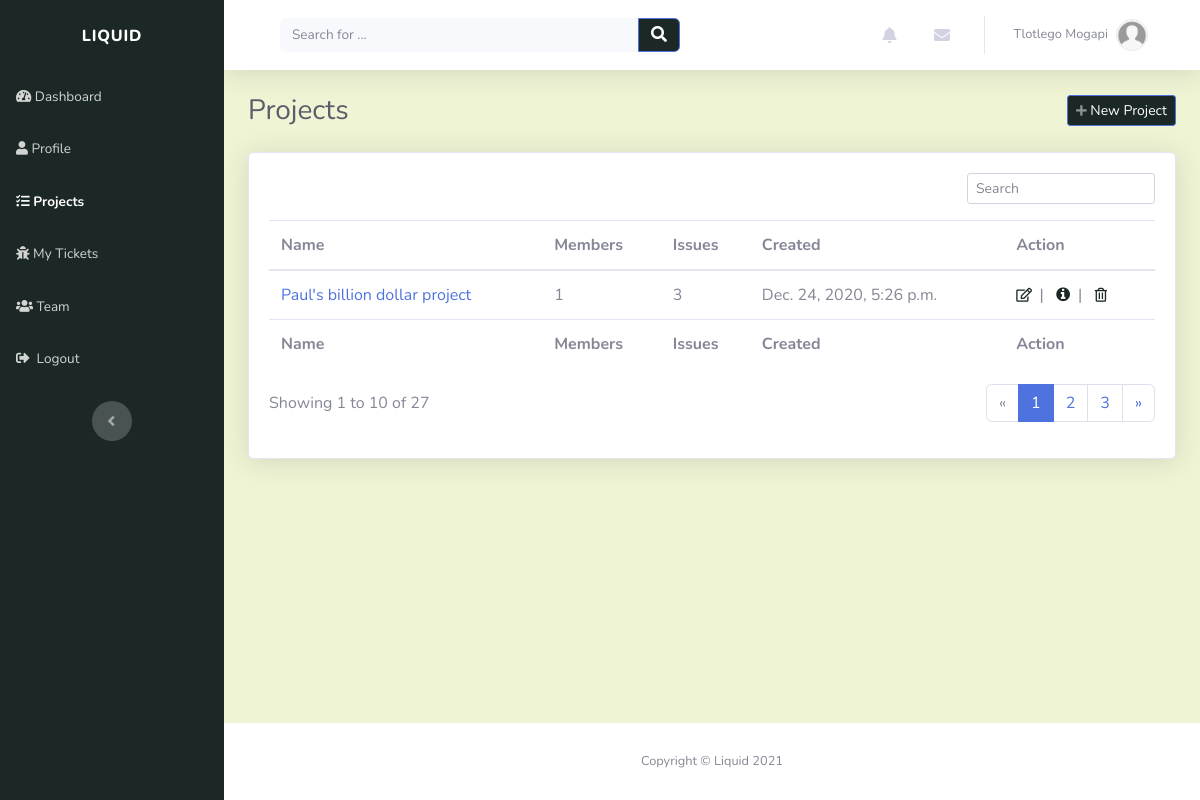
The page /projects/ (signed in) on the database as committed earlier.
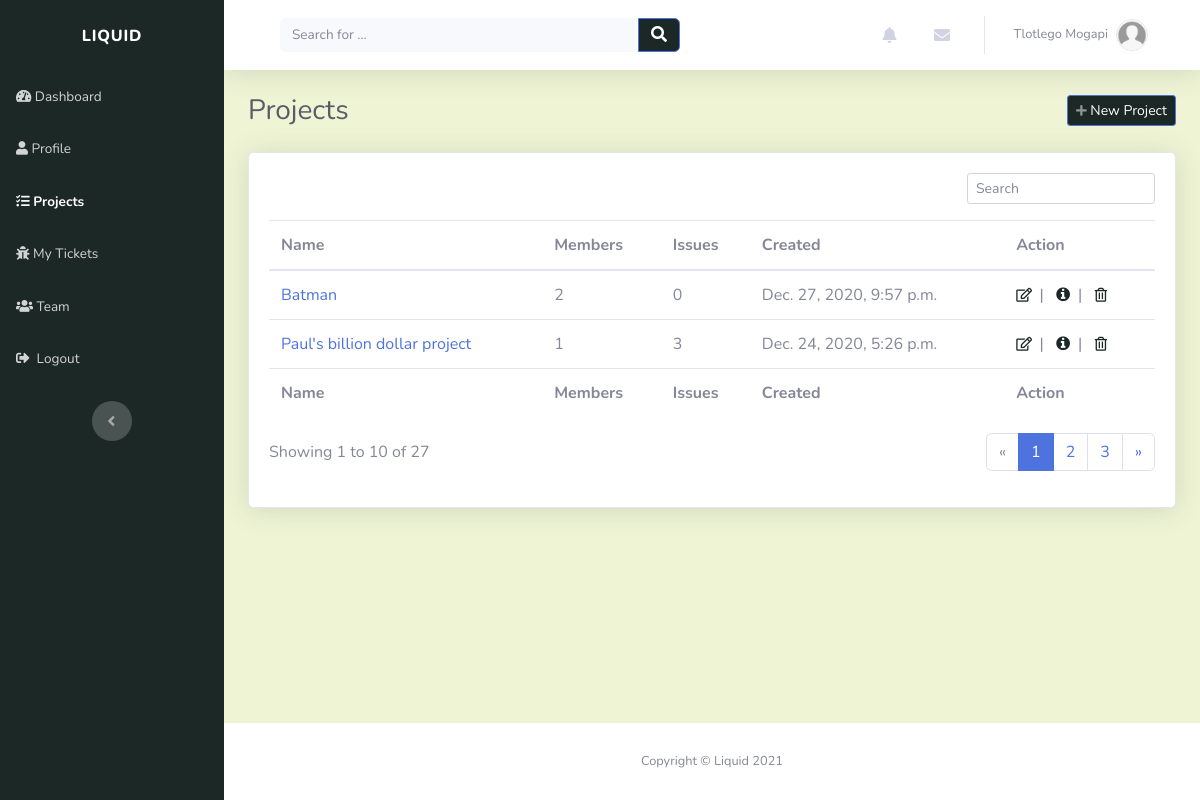
The same page on the database as committed later.
### projects/models.py (models this page shows)
class Project(models.Model):
    name = models.CharField(max_length=50, unique=True)
    description = models.CharField(max_length=200)
    created_on = models.DateTimeField(verbose_name="date created", auto_now_add=True)
    created_by = models.ForeignKey(Profile, on_delete=models.CASCADE)
    slug = models.SlugField(unique=True, blank=True)
    def __str__(self):
        return self.name

### projects/views.py (the view)
# urls.py: path('', views.projects_view, name="projects_page"),
@login_required(login_url='login_page')
def projects_view(request):
    context = {}
    user = request.user
    profile = get_object_or_404(Profile, user=user)
    context['user_projects'] = Project.objects.filter(
        created_by=profile).order_by('-created_on')
    return render(request, "projects/projects.html", context)

### index/custom_processors.py (called while the page is built)
def profile_processor(request):
    if request.user.is_authenticated:
        user = request.user
        user_profile = get_object_or_404(Profile, user=user)
        user_messages = DirectMessage.objects.filter(receiver=user_profile).order_by('-created_on')[:5]
        user_alerts = Alert.objects.filter(user=user_profile).order_by('-created_on')[:5]
        return {'profile': user_profile, 'direct_messages': user_messages, 'alerts': user_alerts}
    else:
        return{}

### projects/templates/projects/projects.html
{% extends "index/header.html" %} {% load static %} {% block title %}Projects{% endblock %} {% block content %}
<div class="d-sm-flex justify-content-between align-items-center mb-4">
	<h3 class="text-dark mb-0">Projects</h3>
	<a
		class="btn btn-primary btn-sm d-none d-sm-inline-block"
		role="button"
		href="{% url 'add_project' %}"
		style="background: rgb(28, 40, 38)"
		><em class="fas fa-plus fa-sm text-white-50"></em>&nbsp;New Project</a
	>
</div>
<div class="card shadow">
	<div class="card-body">
		<div class="row">
			<div class="col-md-12">
				<div class="text-md-right dataTables_filter" id="dataTable_filter">
					<label
						><input
							type="search"
							class="form-control form-control-sm"
							aria-controls="dataTable"
							placeholder="Search"
					/></label>
				</div>
			</div>
		</div>
		<div class="table-responsive table mt-2" id="dataTable" role="grid" aria-describedby="dataTable_info">
			<table class="table my-0" id="dataTable" aria-describedby="projects">
				<thead>
					{% include "projects/snippets/table_header.html" %}
				</thead>
				<tbody>
					{% for project in user_projects %} {% include "projects/snippets/project.html" %} {%endfor%}
				</tbody>
				<tfoot>
					{% include "projects/snippets/table_header.html" %}
				</tfoot>
			</table>
		</div>
		{% include "projects/snippets/pagination.html" %}
	</div>
</div>
{% endblock %}

### projects/templates/projects/snippets/project.html
<tr style="white-space: nowrap">
	<td><a href="{% url 'view_project' project.slug %}">{{ project | truncatechars:40 }}</a></td>
	<td>{{ project.projectrole_set.all.count }}</td>
	<td>{{ project.tickets.all.count }}</td>
	<td>{{ project.created_on }}</td>
	<td>{% include "projects/snippets/project_action.html" %}</td>
</tr>

### projects/templates/projects/snippets/project_action.html
<a role="button" href="{% url 'edit_project' project.slug %}" style="color: rgb(28, 40, 38)" title="Edit"
	><em class="far fa-edit fa-sm">&nbsp</em></a
>
|&nbsp&nbsp
<a role="button" href="{% url 'view_project' project.slug %}" style="color: rgb(28, 40, 38)" title="More information"
	><em class="fa fa-info-circle">&nbsp</em></a
>
|&nbsp&nbsp
<a role="button" href="{% url 'delete_project' project.slug %}" style="color: rgb(28, 40, 38)" title="Delete"
	><em class="far fa-trash-alt fa-sm">&nbsp</em></a
>

Rows that differ between the two databases and show on the page:
added Project: name "Batman", projectrole_set.all.count "2", tickets.all.count "0", created_on "Dec. 27, 2020, 9:57 p.m."
